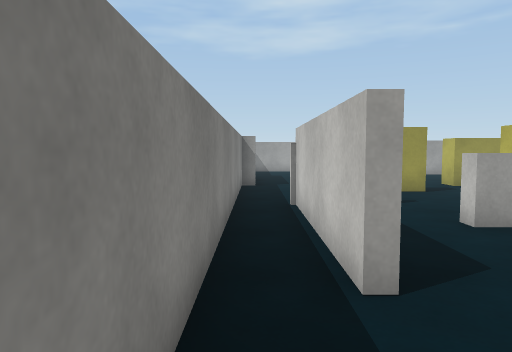
View 1 (above)

15 first-person views from a walk through a scene from a Unity 3-D project. The camera is 1.3 m above the floor, tilts 4° down and sees 70° across. The floor is counted in squares, 1 m on a side. Each view is taken from the middle of a square. On the plan, view 1 faces up. The plan holds only what a view shows up to about 15 squares ahead; the rest is blank. Surface patterns are stand-ins for the level's own textures.

View 2
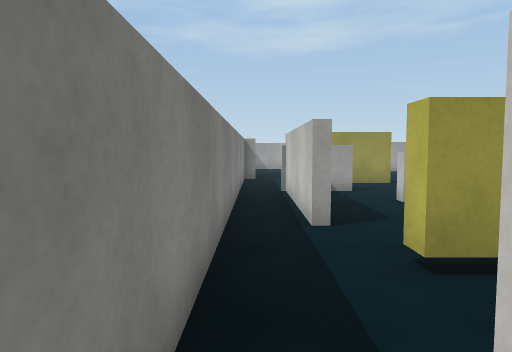

View 3
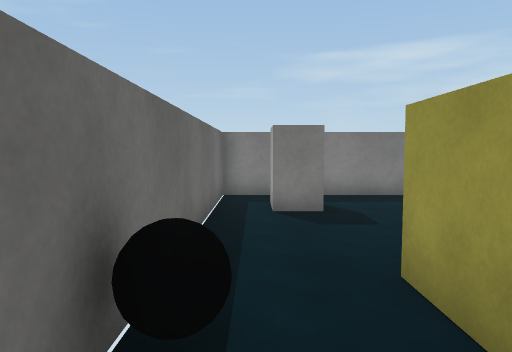

View 4
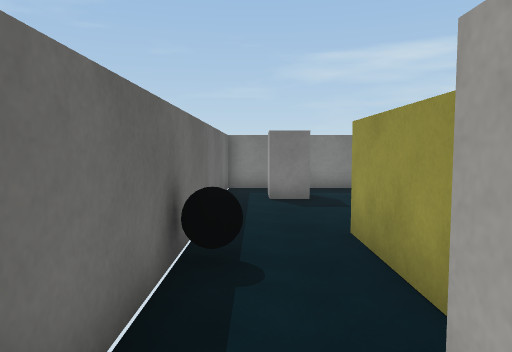

View 5
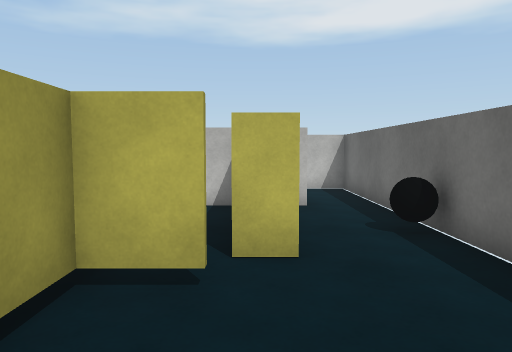

View 6
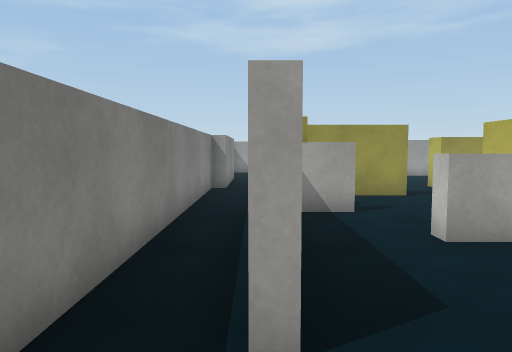

View 7
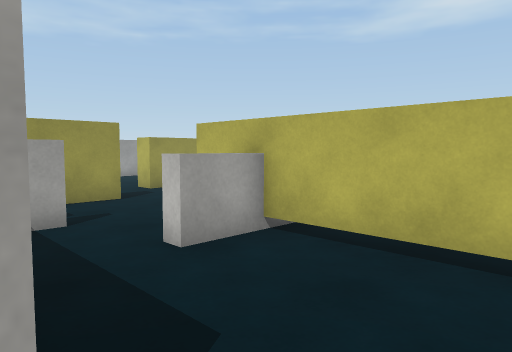

View 8
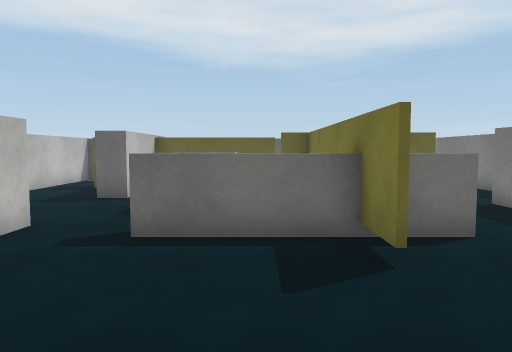

View 9
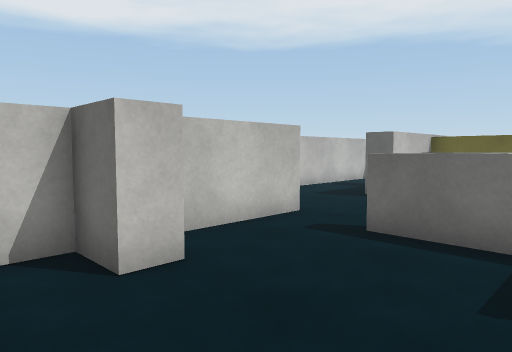

View 10
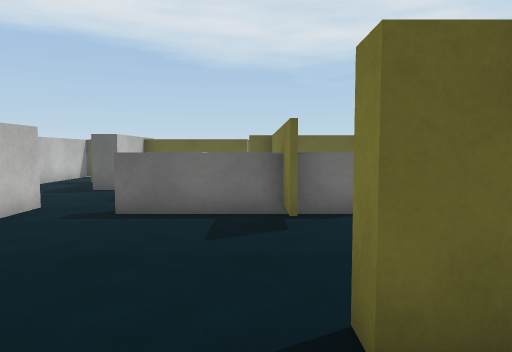

View 11
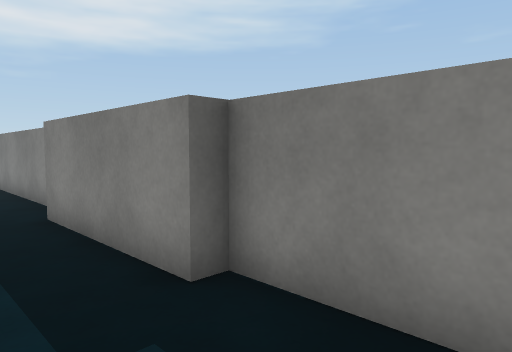

View 12
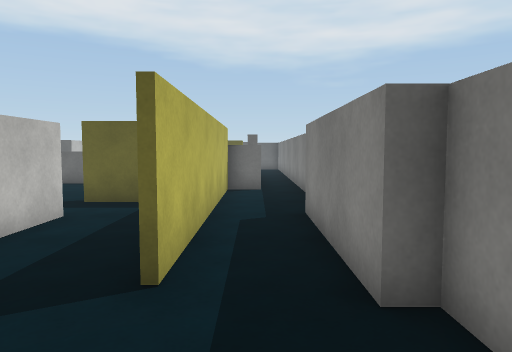

View 13
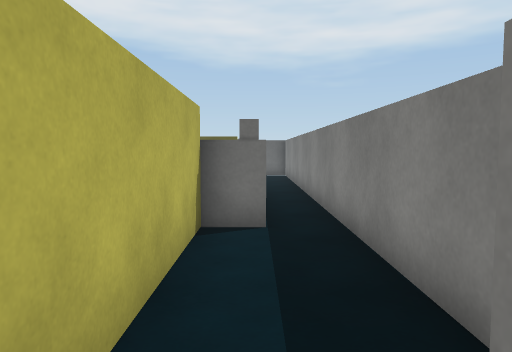

View 14
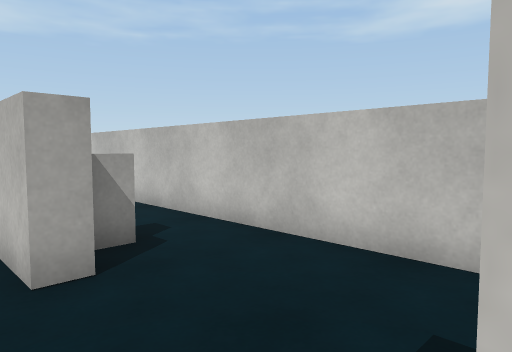

View 15
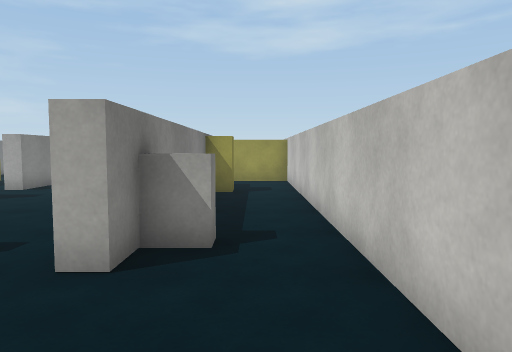

### Floor plan
Key: @ floor where view 1 was taken; # wall or solid block; x gap in a wall; . floor; ^ raised ledge; B block; L black ball; O other object.
Columns run from 1 left of view 1 to 14 right of it. Each row starts with its distance up from view 1.
 21 # ..
 20 #.
 19 #....
 18 ##...
 17  #.#..         #
 16  #.#..#      ..#
 15  #.#..#..    ..#
 14 ##.#..#..#   #.#
 13 #..#.....#####.#
 12 #..####.... #..#
 11 #..#........#..#
 10 #..#.......B#..#
  9 #.###.......#..#
  8 #.#.........#..#
  7 #.#...#.....#B.#
  6 #.#..^^^^^..#..#
  5 #.#...#.  .....#
  4 #.#...#. OO....#
  3 #.....#. OO....#
  2 #.....#    .#..#
  1 #..#####    #..#
  0 #@....#.....#..#
 -1 #.......##### x#
 -2 #.BB........#..#
 -3 #.BB.....L.....#
 -4 #########L######

Where each view was taken, in squares from view 1:
view 1: 0 up, 0 right, facing up
view 2: 3 down, 0 right, facing up
view 3: 3 down, 10 right, facing left
view 4: 3 down, 12 right, facing left
view 5: 1 down, 2 right, facing right
view 6: 1 up, 1 right, facing up
view 7: 2 up, 1 right, facing up-right
view 8: 12 up, 7 right, facing down
view 9: 12 up, 6 right, facing down-right
view 10: 14 up, 6 right, facing down
view 11: 21 up, 2 right, facing down-left
view 12: 21 up, 1 right, facing down
view 13: 15 up, 1 right, facing down
view 14: 2 up, 10 right, facing up-right
view 15: 2 up, 13 right, facing up
